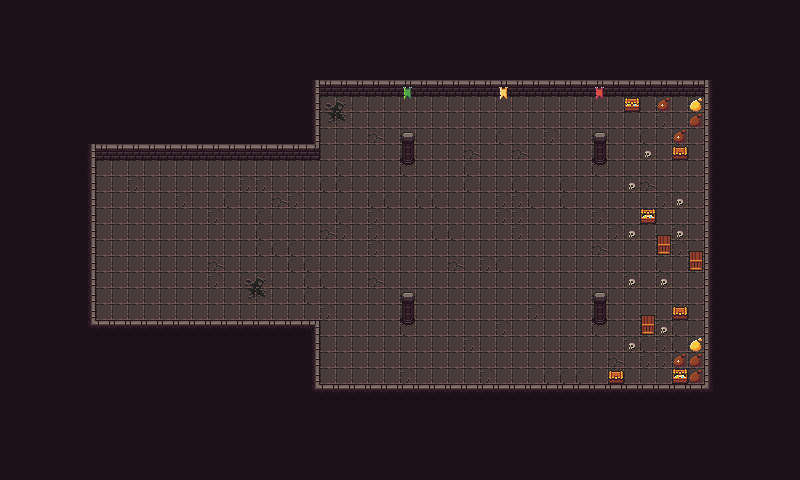

A 2D game scene composited from a Tiled map and its tileset images. What follows is a short description and the map's XML, with each tile layer's data collapsed to a summary:
An orthogonal 50x30 tile map with 16x16 px tiles, 4 tile layers (abyss, floor, walls, dec), 5 tilesets and 21 objects.

<map version="1.10" tiledversion="1.11.2" orientation="orthogonal" renderorder="right-down" width="50" height="30" tilewidth="16" tileheight="16" infinite="0" nextlayerid="7" nextobjectid="36">
 <tileset firstgid="1" name="0x72_DungeonTilesetII_v1.7" tilewidth="16" tileheight="16" tilecount="1024" columns="32">
  <image source="../tile_sets/0x72_DungeonTilesetII_v1.7.png" width="512" height="512" />
 </tileset>
 <tileset firstgid="1025" name="atlas_walls_high-16x32" tilewidth="16" tileheight="16" tilecount="192" columns="24">
  <image source="../tile_sets/atlas_walls_high-16x32.png" width="384" height="128" />
 </tileset>
 <tileset firstgid="1217" name="atlas_floor-16x16" tilewidth="16" tileheight="16" tilecount="49" columns="7">
  <image source="../tile_sets/atlas_floor-16x16.png" width="112" height="112" />
 </tileset>
 <tileset firstgid="1266" name="16x16 dungeon ii wall reconfig v04 spritesheet" tilewidth="16" tileheight="16" tilecount="192" columns="16">
  <image source="../tile_sets/16x16 dungeon ii wall reconfig/16x16 dungeon ii wall reconfig v04 spritesheet.png" width="256" height="192" />
 </tileset>
 <tileset firstgid="1458" name="dungeontileset-extended" tilewidth="16" tileheight="16" tilecount="4096" columns="64">
  <image source="../tile_sets/dungeontiles-extended v1.1/dungeontileset-extended.png" width="1024" height="1024" />
 </tileset>
 <layer id="1" name="abyss" width="50" height="30">
  <data>[1500 cells, 1500 non-empty, 6 distinct tile ids]</data>
 </layer>
 <layer id="2" name="floor" width="50" height="30">
  <data>[1500 cells, 572 non-empty, 22 distinct tile ids]</data>
 </layer>
 <layer id="3" name="walls" width="50" height="30">
  <data>[1500 cells, 116 non-empty, 9 distinct tile ids]</data>
 </layer>
 <layer id="5" name="dec" width="50" height="30">
  <data>[1500 cells, 14 non-empty, 8 distinct tile ids]</data>
 </layer>
 <objectgroup id="4" name="collisions">
  <object id="15" x="400.121" y="314.738" width="13.7391" height="10.9913" />
  <object id="16" x="592.468" y="316.112" width="14.426" height="9.61737" />
  <object id="17" x="591.781" y="155.365" width="16.4869" height="9.61737" />
  <object id="18" x="399.434" y="153.991" width="16.4869" height="10.9913" />
  <object id="19" x="80" y="320" width="240" height="48" />
  <object id="20" x="272" y="320" width="48" height="80" />
  <object id="21" x="80" y="144" width="16" height="192" />
  <object id="22" x="80" y="112" width="240" height="48" />
  <object id="23" x="272" y="64" width="48" height="96" />
  <object id="24" x="304" y="64" width="416" height="32" />
  <object id="25" x="704" y="80" width="16" height="320" />
  <object id="26" x="304" y="384" width="416" height="32" />
  <object id="27" x="672" y="352" width="32" height="32" />
  <object id="28" x="688" y="336" width="16" height="48" />
  <object id="29" x="608" y="368" width="16" height="16" />
  <object id="30" x="672" y="304" width="16" height="16" />
  <object id="31" x="640" y="208" width="16" height="16" />
  <object id="32" x="672" y="128" width="16" height="32" />
  <object id="33" x="688" y="96" width="16" height="32" />
  <object id="34" x="656" y="96" width="16" height="16" />
  <object id="35" x="624" y="96" width="16" height="16" />
 </objectgroup>
 <objectgroup id="6" name="triggers" />
</map>
